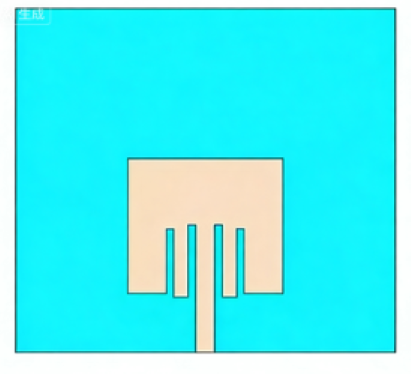
#> input picture Rebuild/test48.png, 411 x 374 px; its folder holds only this picture in this run
$ python -i fssdetector_selection.py   (imports and definitions only)
#> lines starting #> are read from the running program, lines starting #| are printed output that depends on the picture; after the words box and inside, x2 and y2 are one past the last pixel; in counts of white or black regions, pixels touching at a corner belong together
#> further down, picture is the input picture: shape (374, 411, 3); mean B, G, R 241.2, 239.5, 80.1
### Rebuild/Preprocess_tool.py
import os
import re

import cv2
import numpy as np
import matplotlib.pyplot as plt
import copy
from collections import Counter, defaultdict
from sklearn.cluster import KMeans
from sklearn.metrics import silhouette_score, calinski_harabasz_score


# [257 lines left out: function process_special_text_boxes, not called in this run]

def detect_background_color(image,
                                white_threshold=240, white_ratio_threshold=0.3,
                                edge_crop_ratio=0.01, dark_threshold=30,
                                edge_band_width=5, dominant_ratio_threshold=0.2,
                                black_threshold=15, black_ratio_threshold=0.25):
        """
        优化后的背景颜色检测，修复了无法识别黑色背景的问题。

        改动要点：
        - 增加了对“接近黑色”的专门检测（black_threshold, black_ratio_threshold）。
        - 修复了原来把低亮度颜色直接替换为白色的错误逻辑。
        - 增强了当区域像素全部被过滤掉时的回退策略（优先使用边缘颜色判断，最后使用区域主色）。
        - 保持对白色背景的检测逻辑（white_threshold / white_ratio_threshold）。
        返回 (B, G, R) 三元组，值为 int。
        """
#> called with white_threshold = 240, white_ratio_threshold = 0.3, edge_crop_ratio = 0.01, dark_threshold = 30, edge_band_width = 5, dominant_ratio_threshold = 0.2, black_threshold = 15, black_ratio_threshold = 0.25

        # 输入验证
        if image is None or len(image.shape) != 3:
            return (255, 255, 255)

        height, width = image.shape[:2]
#> height = 374; width = 411

        # 将图像分为四个区域（左上、右上、左下、右下）
        regions = [
            image[0:int(height / 2), 0:int(width / 2)],
            image[0:int(height / 2), int(width / 2):width],
            image[int(height / 2):height, 0:int(width / 2)],
            image[int(height / 2):height, int(width / 2):width]
        ]

        region_backgrounds = []

        for region in regions:
            r_height, r_width = region.shape[:2]
            if r_height < edge_band_width * 4 or r_width < edge_band_width * 4:
                continue

            # 轻微裁剪最外层可能的干扰
            margin_h = max(1, int(r_height * edge_crop_ratio))
            margin_w = max(1, int(r_width * edge_crop_ratio))
            cropped = region[margin_h:r_height - margin_h, margin_w:r_width - margin_w]
            c_height, c_width = cropped.shape[:2]

            # 提取区域的边缘带像素
            top_edge = cropped[0:edge_band_width, :]
            bottom_edge = cropped[c_height - edge_band_width:c_height, :]
            left_edge = cropped[edge_band_width:c_height - edge_band_width, 0:edge_band_width]
            right_edge = cropped[edge_band_width:c_height - edge_band_width, c_width - edge_band_width:c_width]

            # 合并所有边缘像素（用于回退）
            edge_pixels = np.concatenate([
                top_edge.reshape(-1, 3),
                bottom_edge.reshape(-1, 3),
                left_edge.reshape(-1, 3),
                right_edge.reshape(-1, 3)
            ]) if (top_edge.size + bottom_edge.size + left_edge.size + right_edge.size) > 0 else np.empty((0, 3),
                                                                                                          dtype=np.uint8)

            # 区域所有像素
            all_pixels = cropped.reshape(-1, 3)
            if len(all_pixels) == 0:
                continue

            # 检测白色背景（占比）
            white_pixel_mask = np.all(all_pixels >= white_threshold, axis=1)
            white_ratio = np.sum(white_pixel_mask) / len(all_pixels)
            if white_ratio >= white_ratio_threshold:
                region_color = (255, 255, 255)
                region_backgrounds.append(region_color)
                continue

            # 检测接近黑色背景（占比）
            black_pixel_mask = np.all(all_pixels <= black_threshold, axis=1)
            black_ratio = np.sum(black_pixel_mask) / len(all_pixels)
            if black_ratio >= black_ratio_threshold:
                region_color = (0, 0, 0)
                region_backgrounds.append(region_color)
                continue

            # 非白非黑：过滤白色像素后统计主色
            valid_all_pixels = all_pixels[~white_pixel_mask]
            # 过滤边缘处的白色像素用于边缘统计
            valid_edge_pixels = edge_pixels[
                ~np.all(edge_pixels >= white_threshold, axis=1)] if edge_pixels.size else np.empty((0, 3),
                                                                                                   dtype=np.uint8)

            # 回退：如果过滤后没有有效像素，优先使用边缘信息判断深色/黑色/白色，再回退到整体
            if len(valid_all_pixels) == 0:
                if valid_edge_pixels.size > 0:
                    edge_avg = np.mean(valid_edge_pixels)
                    if edge_avg <= dark_threshold:
                        region_color = (0, 0, 0)
                    elif edge_avg >= white_threshold:
                        region_color = (255, 255, 255)
                    else:
                        # 使用边缘主色
                        edge_colors, edge_counts = np.unique(valid_edge_pixels, axis=0, return_counts=True)
                        region_color = tuple(int(c) for c in edge_colors[np.argmax(edge_counts)])
                else:
                    # 最后回退为整区的主色（即便包含了白色）
                    all_colors, all_counts = np.unique(all_pixels, axis=0, return_counts=True)
                    region_color = tuple(int(c) for c in all_colors[np.argmax(all_counts)])
                region_backgrounds.append(region_color)
                continue

            # 统计区域内主要颜色（排除白色）
            unique_colors, counts = np.unique(valid_all_pixels, axis=0, return_counts=True)
            max_count_idx = np.argmax(counts)
            dominant_color = unique_colors[max_count_idx]
            dominant_ratio = counts[max_count_idx] / len(valid_all_pixels)

            # 当主色占比较低时，尝试使用边缘主色作为背景（如果可用）
            if dominant_ratio < dominant_ratio_threshold and len(valid_edge_pixels) > 0:
                edge_colors, edge_counts = np.unique(valid_edge_pixels, axis=0, return_counts=True)
                if len(edge_colors) > 0:
                    dominant_color = edge_colors[np.argmax(edge_counts)]

            # 如果 dominant_color 非常暗（平均亮度小于等于 dark_threshold），将其作为黑色背景
            color_avg = np.mean(dominant_color)
            if color_avg <= dark_threshold:
                region_color = (0, 0, 0)
            else:
                region_color = tuple(int(c) for c in dominant_color)

            region_backgrounds.append(region_color)
#> this loop made 4 passes
#> (r_width, c_width, white_ratio, max_count_idx, dominant_ratio, color_avg) on passes 1 to 4: (205, 201, 0.0902, 537, 0.0661, 171.3), (206, 202, 0.0852, 690, 0.0784, 172.7), (205, 201, 0.156, 1215, 0.0388, 171.3), (206, 202, 0.152, 1191, 0.0425, 222)
#> pass 1, in detect_background_color, `cropped = region[margin_h:r_height - margin_h, margin_w:r_width - marg..`:
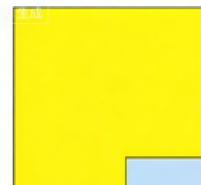
#> cropped: shape (185, 201, 3); mean of channels 0, 1, 2 54, 241.7, 246.4; drawn as B, G, R
#> pass 2, in detect_background_color, `cropped = region[margin_h:r_height - margin_h, margin_w:r_width - marg..`:
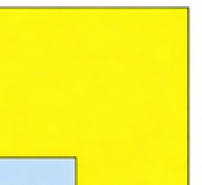
#> cropped: shape (185, 202, 3); mean of channels 0, 1, 2 53.2, 241.8, 246.4; drawn as B, G, R
#> pass 3, in detect_background_color, `cropped = region[margin_h:r_height - margin_h, margin_w:r_width - marg..`:
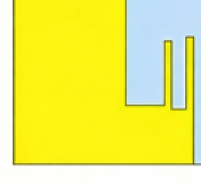
#> cropped: shape (185, 201, 3); mean of channels 0, 1, 2 99.6, 237.1, 236; drawn as B, G, R
#> after the loop, region_backgrounds = [(17, 244, 253), (18, 247, 253), (17, 244, 253), (249, 222, 195)]

        if not region_backgrounds:
            return (255, 255, 255)

        # 取四个区域中出现次数最多的颜色（投票）
        color_counts = Counter(region_backgrounds)
#> color_counts = {(17, 244, 253): 2, (18, 247, 253): 1, (249, 222, 195): 1}
        most_common_color = color_counts.most_common(1)[0][0]
#> most_common_color = (17, 244, 253)

        return most_common_color

### Rebuild/fssdetector_selection.py
import os
import re
import sys

import cv2
import numpy as np

try:
    from . import Preprocess_tool
except ImportError:
    import Preprocess_tool


class FSSSelectionMixin:
    # [266 lines left out: functions is_regular_shape, is_axis_like_layout, select_target_subimg, evaluate_square_like, find_square_like_index, filter_heatmap_contours, not called in this run]

    def _get_yolo_model(self):
        if self._yolo_load_failed:
            return None
        if self._yolo_model is not None:
            return self._yolo_model
        if not self.yolo_model_path or not os.path.exists(self.yolo_model_path):
            self._yolo_load_failed = True
            print(f"YOLO 子图模型不存在，跳过 YOLO 分图: {self.yolo_model_path}")
            return None

        try:
            if os.name == "nt" and hasattr(os, "add_dll_directory"):
                dll_dirs = [
                    os.path.join(sys.prefix, "Library", "bin"),
                    os.path.join(sys.prefix, "DLLs"),
                    os.path.join(sys.prefix, "Lib", "site-packages", "torch", "lib"),
                ]
                for dll_dir in dll_dirs:
                    if os.path.isdir(dll_dir):
                        try:
                            os.add_dll_directory(dll_dir)
                        except OSError:
                            pass
            from ultralytics import YOLO

            self._yolo_model = YOLO(self.yolo_model_path)
            return self._yolo_model
        except Exception as exc:
            self._yolo_load_failed = True
            print(f"YOLO 子图模型加载失败，回退原逻辑: {exc}")
            return None

    # [331 lines left out: functions _resolve_subfigure_class_id, _normalize_yolo_label, _resolve_yolo_class_ids, _box_to_xyxy_from_ocr_polygon, _compute_box_iou_xyxy, _is_valid_ocr_text_candidate and 4 more, not called in this run]

    def detect_subfigures_with_yolo(self, img, expand_pixels=5):
        """
        使用 YOLO 检测子图并裁剪。

        返回格式:
            [(subimg, (x_min, x_max, y_min, y_max)), ...]
        """
        model = self._get_yolo_model()
        if model is None:
            return []

        try:
            result_list = model.predict(
                source=img,
                conf=self.yolo_conf_threshold,
                iou=self.yolo_iou_threshold,
                device=getattr(self, "yolo_device", "cpu"),
                verbose=False,
            )
        except Exception as exc:
            print(f"YOLO 子图检测失败，回退原逻辑: {exc}")
            return []

        if not result_list:
            return []

        result = result_list[0]
        boxes = getattr(result, "boxes", None)
        if boxes is None or boxes.xyxy is None or len(boxes.xyxy) == 0:
            return []

        subfigure_class_id = self._resolve_subfigure_class_id(model)
        xyxy = boxes.xyxy.cpu().numpy()
        cls = boxes.cls.cpu().numpy() if boxes.cls is not None else np.array([])

        h, w = img.shape[:2]
        subimgs = []
        for idx, box in enumerate(xyxy):
            if len(cls) > idx and int(cls[idx]) != int(subfigure_class_id):
                continue

            x1, y1, x2, y2 = box
            x1 = max(0, int(np.floor(x1)) - expand_pixels)
            y1 = max(0, int(np.floor(y1)) - expand_pixels)
            x2 = min(w, int(np.ceil(x2)) + expand_pixels)
            y2 = min(h, int(np.ceil(y2)) + expand_pixels)

            if x2 <= x1 + 1 or y2 <= y1 + 1:
                continue

            subimg = img[y1:y2, x1:x2]
            subimgs.append((subimg, (x1, x2, y1, y2)))

        subimgs.sort(key=lambda item: (item[1][2], item[1][0]))
        return subimgs

    # [110 lines left out: functions detect_elements_with_yolo, remove_detected_elements_with_yolo, not called in this run]

    def process_image(self, img, expand_pixels=5):
        """
        处理单张图像。

        优先尝试使用 YOLO 划分子图；如果 YOLO 未稳定得到结果，
        再回退到轮廓分析和 OCR 辅助切分逻辑。
        """
        original = img.copy()
        border_width = 4
        original_rgb = cv2.cvtColor(img, cv2.COLOR_BGR2RGB)
        global_background_color_rgb = Preprocess_tool.detect_background_color(original_rgb)
#> global_background_color_rgb = (17, 244, 253)
        global_background_color_bgr = np.asarray(global_background_color_rgb[::-1], dtype=np.uint8)
#> global_background_color_bgr = [253, 244, 17]

        h, w = original.shape[:2]
#> h = 374; w = 411

        # 先把边框轻微抹白，减少边界干扰
        if len(original.shape) == 2:
            original[:border_width, :] = 255
            original[-border_width:, :] = 255
            original[:, :border_width] = 255
            original[:, -border_width:] = 255
        else:
            original[:border_width, :, :] = 255
#> original: shape (374, 411, 3); 0.58% of pixels changed, all inside (x1, y1, x2, y2) = (0, 0, 411, 4)
            original[-border_width:, :, :] = 255
#> original: shape (374, 411, 3); mean B, G, R 241.2, 239.5, 80.1
            original[:, :border_width, :] = 255
#> original: shape (374, 411, 3); mean B, G, R 241.2, 239.5, 80.2
            original[:, -border_width:, :] = 255
#> original: shape (374, 411, 3); mean B, G, R 241.3, 239.5, 80.2

        # 预处理：灰度、模糊、边缘检测
        gray = cv2.cvtColor(original, cv2.COLOR_BGR2GRAY)
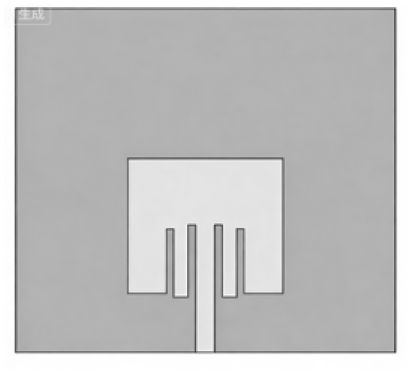
#> gray: shape (374, 411); min 59, max 255, mean 192.1
        blurred = cv2.GaussianBlur(gray, (3, 3), 0)
        edges = cv2.Canny(blurred, 60, 180)
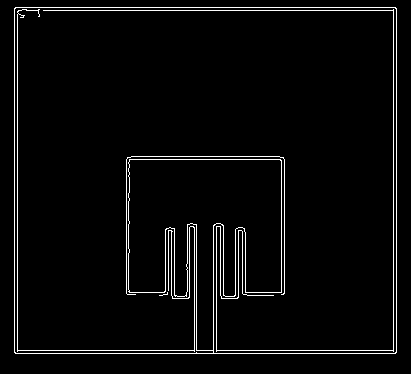
#> edges: shape (374, 411); 3.4% white in thin lines or dots, all inside (x1, y1, x2, y2) = (14, 7, 397, 354)
        kernel = np.ones((3, 3), np.uint8)
        closed_edges = cv2.morphologyEx(edges, cv2.MORPH_GRADIENT, kernel, iterations=1)
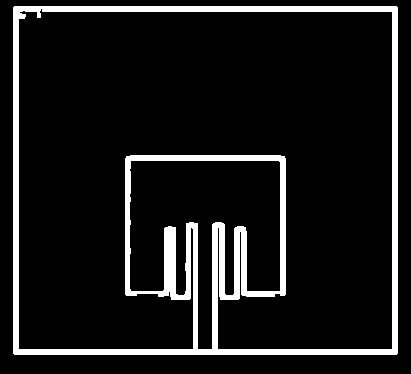
#> closed_edges: shape (374, 411); 10.1% white; 1 white region, box (x1, y1, x2, y2) and area: (13, 6, 398, 355) 15590
        contours, _ = cv2.findContours(closed_edges, cv2.RETR_EXTERNAL, cv2.CHAIN_APPROX_SIMPLE)
#> contours = 1 item

        yolo_imgs = self.detect_subfigures_with_yolo(img, expand_pixels=expand_pixels)
        if len(yolo_imgs) >= 2:
            print(f"YOLO 检测到 {len(yolo_imgs)} 个子图，优先使用 YOLO 分图")
            target_imgs = self.select_target_subimg(
                yolo_imgs,
                self.text_info_list,
                return_with_coords=True,
            )
            if len(target_imgs) > 0:
                return [
                    self._package_processed_subimg_item(
                        subimg=subimg,
                        coords=coords,
                        text_info_list=self.text_info_list,
                        global_background_color_bgr=global_background_color_bgr,
                    )
                    for subimg, coords in target_imgs
                ]
            print("YOLO 子图经过 OCR 规则过滤后为空，直接返回 YOLO 原始分图")
            return [
                self._package_processed_subimg_item(
                    subimg=subimg,
                    coords=coords,
                    text_info_list=self.text_info_list,
                    global_background_color_bgr=global_background_color_bgr,
                )
                for subimg, coords in yolo_imgs
            ]

        if not contours:
            print("No contours detected, return original image")
            return [
                self._package_processed_subimg_item(
                    subimg=original,
                    coords=(0, w, 0, h),
                    text_info_list=self.text_info_list,
                    global_background_color_bgr=global_background_color_bgr,
                )
            ]

        # 筛选较大的轮廓，排除明显噪声
        min_area_ratio = 0.01
        min_area = min_area_ratio * h * w
        large_contours = [c for c in contours if cv2.contourArea(c) > min_area]
        n_contours = len(large_contours)
        print("number_of_large_contours", n_contours)

        if n_contours > 1:
            print("轮廓分析显示疑似多子图，YOLO 未稳定检出多子图，回退原逻辑")

            imgs = Preprocess_tool.process_special_text_boxes(
                text_info_list=self.text_info_list,
                img=img,
            )

            if len(imgs) == 0:
                print("当前规则未找到合适子图，继续使用上一版轮廓逻辑")
                flite_contours = self.filter_heatmap_contours(large_contours, img)
                regular_contours = [c for c in flite_contours if self.is_regular_shape(c)]
                square_like_idx = self.find_square_like_index(regular_contours, gray)
                target_contour = regular_contours[square_like_idx]
                x, y, width, height = cv2.boundingRect(target_contour)

                expanded_min_x = max(0, x - expand_pixels)
                expanded_min_y = max(0, y - expand_pixels)
                expanded_max_x = min(w, x + width + expand_pixels)
                expanded_max_y = min(h, y + height + expand_pixels)

                cropped_img = img[expanded_min_y:expanded_max_y, expanded_min_x:expanded_max_x]
                return [
                    self._package_processed_subimg_item(
                        subimg=cropped_img,
                        coords=(expanded_min_x, expanded_max_x, expanded_min_y, expanded_max_y),
                        text_info_list=self.text_info_list,
                        global_background_color_bgr=global_background_color_bgr,
                    )
                ]

            traget_imgs = self.select_target_subimg(
                imgs,
                self.text_info_list,
                return_with_coords=True,
            )
            return [
                self._package_processed_subimg_item(
                    subimg=subimg,
                    coords=coords,
                    text_info_list=self.text_info_list,
                    global_background_color_bgr=global_background_color_bgr,
                )
                for subimg, coords in traget_imgs
            ]

        if n_contours == 1:
            print("当前为单图场景")
            return [
                self._package_processed_subimg_item(
                    subimg=img,
                    coords=(0, w, 0, h),
                    text_info_list=self.text_info_list,
                    global_background_color_bgr=global_background_color_bgr,
                )
            ]

        return [
            self._package_processed_subimg_item(
                subimg=img,
                coords=(0, w, 0, h),
                text_info_list=self.text_info_list,
                global_background_color_bgr=global_background_color_bgr,
            )
        ]

>>> import cv2
>>> picture = cv2.imread('test48.png')
#> (the run stopped early here; a loop or call above may not have finished)
